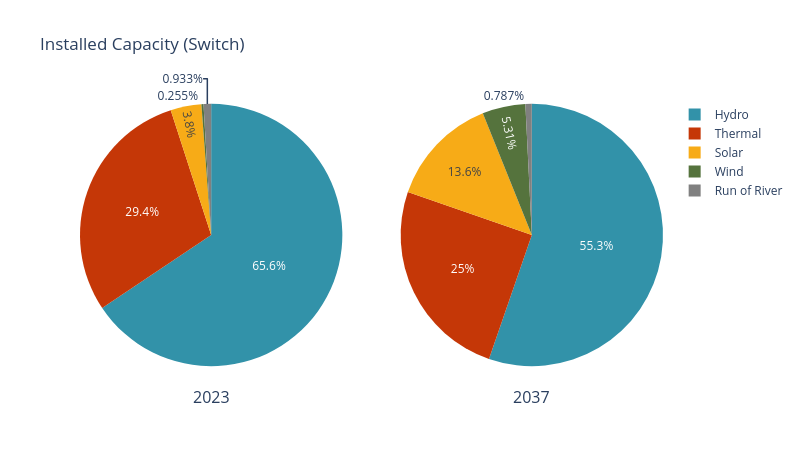

Source (notebook cell):
### Code cell
cap_inst = pd.read_csv(model_outputs_path+'BuildGen.csv')
gen_info = pd.read_csv(model_inputs_path+'gen_info.csv')
cap_inst = pd.merge(cap_inst, gen_info, left_on='GEN_BLD_YRS_1',
    right_on='GENERATION_PROJECT', how='inner')
## Remove unactive plants
cap_inst = cap_inst[cap_inst['gen_max_age'] > 1]

cap_inst = cap_inst[['GENERATION_PROJECT','gen_tech','GEN_BLD_YRS_2','BuildGen']]
cap_inst_2023 = cap_inst[cap_inst['GEN_BLD_YRS_2'] <= 2023].copy()
cap_inst_2023.rename(columns={'gen_tech': 'Tech'}, inplace=True)
cap_inst_2023 = cap_inst_2023.groupby(['Tech']).agg({
    'BuildGen': 'sum'
}).reset_index()
cap_inst_2023['BuildGen'] = 100 * cap_inst_2023['BuildGen'] / cap_inst_2023['BuildGen'].sum()

cap_inst = cap_inst[cap_inst['GEN_BLD_YRS_2'] <= 2037].copy()
cap_inst.rename(columns={'gen_tech': 'Tech'}, inplace=True)

sw.scenarios.installed_capacity(cap_inst_2023, cap_inst, "Switch")

### Figure 1 — Plotly figure (JSON) as saved in the notebook; plotly's stock layout.template omitted (floating-point values rounded to 4 significant figures; data arrays with more than 128 entries replaced by an {"elided": "..."} marker saying what was removed)
{"data": [{"customdata": [["Hydro"], ["Thermal"], ["Solar"], ["Wind"], ["Run of River"]], "direction": "clockwise", "domain": {"x": [0, 0.45], "y": [0, 1]}, "hovertemplate": "Tech=%{customdata[0]}<br>BuildGen=%{value}<extra></extra>", "labels": ["Hydro", "Thermal", "Solar", "Wind", "Run of River"], "legendgroup": "", "marker": {"colors": ["#3292A9", "#C53707", "#F7AB17", "#55733D", "#808080"]}, "name": "", "showlegend": true, "sort": false, "type": "pie", "values": [65.61, 29.41, 3.799, 0.2547, 0.9332]}, {"customdata": {"elided": "328x1 str values"}, "direction": "clockwise", "domain": {"x": [0.55, 1], "y": [0, 1]}, "hovertemplate": "Tech=%{customdata[0]}<br>BuildGen=%{value}<extra></extra>", "labels": {"elided": "328 str values"}, "legendgroup": "", "marker": {"colors": {"elided": "328 str values"}}, "name": "", "showlegend": true, "sort": false, "type": "pie", "values": {"elided": "328 float values"}}], "layout": {"annotations": [{"font": {"size": 16}, "showarrow": false, "text": "2023", "x": 0.225, "xanchor": "center", "xref": "paper", "y": -0.05, "yanchor": "top", "yref": "paper"}, {"font": {"size": 16}, "showarrow": false, "text": "2037", "x": 0.775, "xanchor": "center", "xref": "paper", "y": -0.05, "yanchor": "top", "yref": "paper"}], "height": 450, "title": {"text": "Installed Capacity (Switch)"}, "width": 800}}
